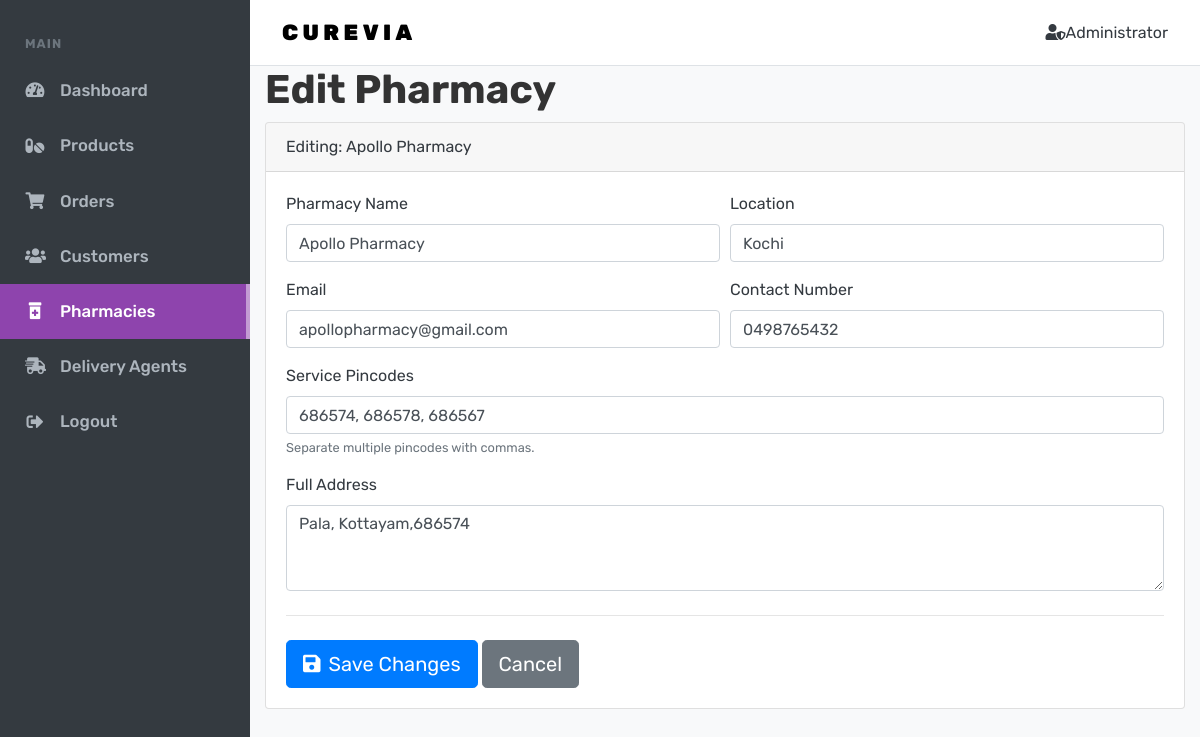
Screenshot of /editpharmacy/1/ with the database file from the repository.
### myapp/models.py (models this page shows, shortened)
class Pharmacy(models.Model):
    name = models.CharField(max_length=100)
    location = models.CharField(max_length=100)
    address = models.TextField()
    contact = models.CharField(max_length=20)
    service_pincodes = models.TextField(help_text="Enter pincodes separated by comma", default="")
    is_active = models.BooleanField(default=True)
    email = models.EmailField(unique=True, null=True, blank=True)
    password = models.CharField(max_length=100, null=True, blank=True)
    rights = models.CharField(max_length=100, default="pharmacy")

### myapp/views.py (the view)
# urls.py: path('editpharmacy/<int:id>/', views.editpharmacy, name='edit_pharmacy'),
def editpharmacy(request,id):
    phar = get_object_or_404(Pharmacy, id=id)
    if request.method == 'POST':
        new_name = request.POST.get('name')
        new_location = request.POST.get('location')
        new_address = request.POST.get('email')
        new_contact = request.POST.get('phone')
        new_email = request.POST.get('email')
        new_service_pincodes = request.POST.get('service_pincodes')
        phar.name = new_name
        phar.location = new_location
        phar.address = new_address
        phar.contact = new_contact
        phar.email = new_email
        phar.service_pincodes = new_service_pincodes
        phar.save()
        return redirect("/pharmacies/")
    else:
        context = {
            'phar': phar
        }
        return render(request, 'admin/edit_pharmacy.html', context)

### myapp/templates/admin/edit_pharmacy.html (shortened to what this page needs)
<!DOCTYPE html>
<html lang="en">
<head>
  <link rel="stylesheet" href="https://cdnjs.cloudflare.com/ajax/libs/font-awesome/5.15.3/css/all.min.css">
  <link rel="stylesheet" href="https://stackpath.bootstrapcdn.com/bootstrap/4.5.2/css/bootstrap.min.css">
</head>
<body>
  <div class="site-wrap">
    <div class="sidebar">
      <nav class="nav flex-column">
        <div class="sidebar-heading">Main</div>
        <a class="nav-link" href="/adminp/"><i class="fas fa-tachometer-alt"></i> Dashboard</a>
        <a class="nav-link" href="#"><i class="fas fa-pills"></i> Products</a>
        <a class="nav-link" href="#"><i class="fas fa-shopping-cart"></i> Orders</a>
        <a class="nav-link" href="/customer/"><i class="fas fa-users"></i> Customers</a>
        <a href="/pharmacies/" class="nav-link active"><i class="fas fa-prescription-bottle-alt"></i> Pharmacies</a>
          <a href="#" class="nav-link"><i class="fas fa-shipping-fast"></i>Delivery Agents</a>
        <a class="nav-link" id="logout-link"><i class="fas fa-sign-out-alt"></i> Logout</a>
      </nav>
    </div>
    <div class="main-content">
      <header class="admin-navbar">
        <div class="logo"><a href="#">CureVia</a></div>
        <div class="admin-profile"><i class="fas fa-user-shield"></i><span>Administrator</span></div>
      </header>
      <main class="page-content">
        <div class="container-fluid">
          <div class="page-header">
            <h1 class="page-title">Edit Pharmacy</h1>
          </div>
          <div class="card">
            <div class="card-header">Editing: {{ phar.name }}</div>
            <div class="card-body">
              <form method="post">
                <div class="form-row">
                    <div class="form-group col-md-6">
                        <label for="name">Pharmacy Name</label>
                        <input type="text" class="form-control" id="name" name="name" value="{{ phar.name }}" required>
                    </div>
                    <div class="form-group col-md-6">
                        <label for="location">Location</label>
                        <input type="text" class="form-control" id="location" name="location" value="{{ phar.location }}" required>
                    </div>
                </div>
                <div class="form-row">
                    <div class="form-group col-md-6">
                        <label for="email">Email</label>
                        <input type="email" class="form-control" id="email" name="email" value="{{ phar.email }}" required>
                    </div>
                    <div class="form-group col-md-6">
                        <label for="phone">Contact Number</label>
                        <input type="text" class="form-control" id="phone" name="phone" value="{{ phar.contact }}" required>
                    </div>
                </div>
                <div class="form-group">
                    <label for="service_pincodes">Service Pincodes</label>
                    <input type="text" class="form-control" id="service_pincodes" name="service_pincodes" value="{{ phar.service_pincodes }}" required>
                    <small class="form-text text-muted">Separate multiple pincodes with commas.</small>
                </div>
                <div class="form-group">
                    <label for="address">Full Address</label>
                    <textarea class="form-control" id="address" name="address" rows="3" required>{{ phar.address }}</textarea>
                </div>
                <hr class="my-4">
                <button type="submit" class="btn btn-primary btn-lg"><i class="fas fa-save mr-2"></i>Save Changes</button>
                <a href="/pharmacies/" class="btn btn-secondary btn-lg">Cancel</a>
              </form>
            </div>
          </div>
        </div>
      </main>
    </div>
  </div>
</body>
</html>

### myapp/templates/admin/edit_pharmacy.html (style rules this page uses)
body { font-family: 'Rubik', sans-serif; background-color: #f8f9fa; color: #343a40; }
h1, h2, h3, h4, h5 { font-family: 'Rubik', sans-serif; font-weight: 700; }
.page-title { font-size: 2.5rem; color: #333; }
.site-wrap { display: flex; min-height: 100vh; }
.main-content { margin-left: 250px; width: calc(100% - 250px); padding: 0; }
.sidebar { width: 250px; position: fixed; top: 0; left: 0; height: 100%; background-color: #343a40; z-index: 1000; }
.sidebar .nav { padding-top: 1.5rem; }
.sidebar a.nav-link { padding: 15px 25px; text-decoration: none; font-size: 1.05rem; font-weight: 500; color: #adb5bd; display: flex; align-items: center; }
.sidebar a.nav-link i { margin-right: 15px; width: 20px; text-align: center; }
.sidebar a.nav-link.active { background-color: #8e44ad; color: #ffffff; border-right: 4px solid #c39bd3; }
.sidebar .sidebar-heading { padding: 10px 25px; font-size: 0.8rem; font-weight: 700; color: #6c757d; text-transform: uppercase; letter-spacing: .08em; }
.admin-navbar { background-color: #fff; border-bottom: 1px solid #dee2e6; padding: 1rem 2rem; display: flex; justify-content: space-between; align-items: center; }

### rows the page displays
Pharmacy: name "Apollo Pharmacy", location "Kochi", email "apollopharmacy@gmail.com", phone "0498765432", service_pincodes "686574, 686578, 686567", address "Pala, Kottayam,686574"
